Frame 1 (no input): blank canvas, image omitted
Frame 60 (no input): blank canvas, image omitted
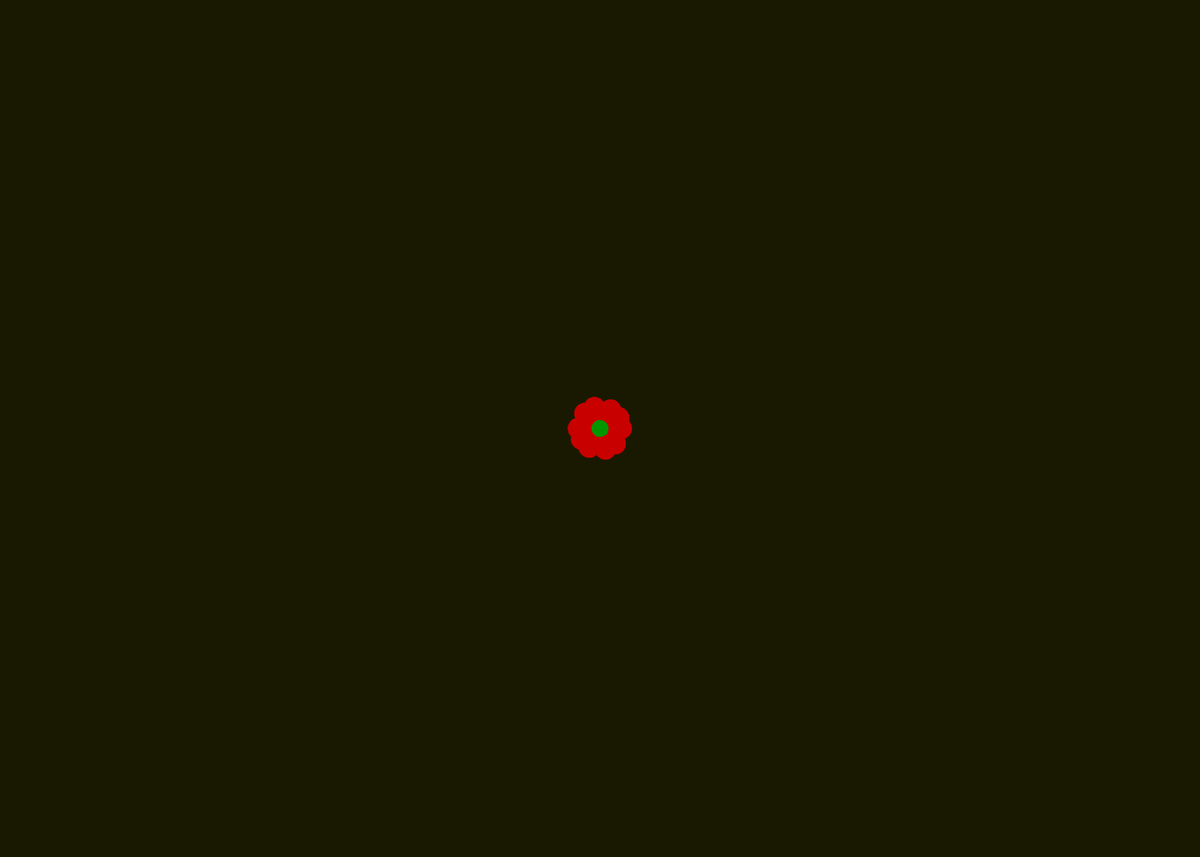
Frame 120 (the mouse pressed at the canvas centre since frame 60)

The p5.js sketch whose frames 1 and 60 were blank and that drew this single picture after the mouse press (run headless with seeded random() and noise() and a simulated clock; from frame 60 on, the mouse is pressed at the canvas centre):

// p5.js sketch
// ── sketch.js
let angle = 0;

function setup() {
  createCanvas(1400,1000);
  background(1,1,1);
  noStroke();
  fill(0, 102);
}

function draw() {
  if (mouseIsPressed === true) {
   angle += 5;
    let val = cos(radians(angle)) * 25.0;
    for (let a = 0; a < 360; a += 75) {
      let xoff = cos(radians(a)) * val;
      let yoff = sin(radians(a)) * val;
      fill(200,0,0);
      ellipse(mouseX + xoff, mouseY + yoff, val, val);
    }
    fill(0,150,0);
    ellipse(mouseX, mouseY, 20, 20);
      if (mouseButton === RIGHT){
      console.log('Value of Angle Variable: ' + angle);
      console.log('Value of Val Variable: ' + val);
      }
 }
else {
  background(25,25,1);
  }
}
